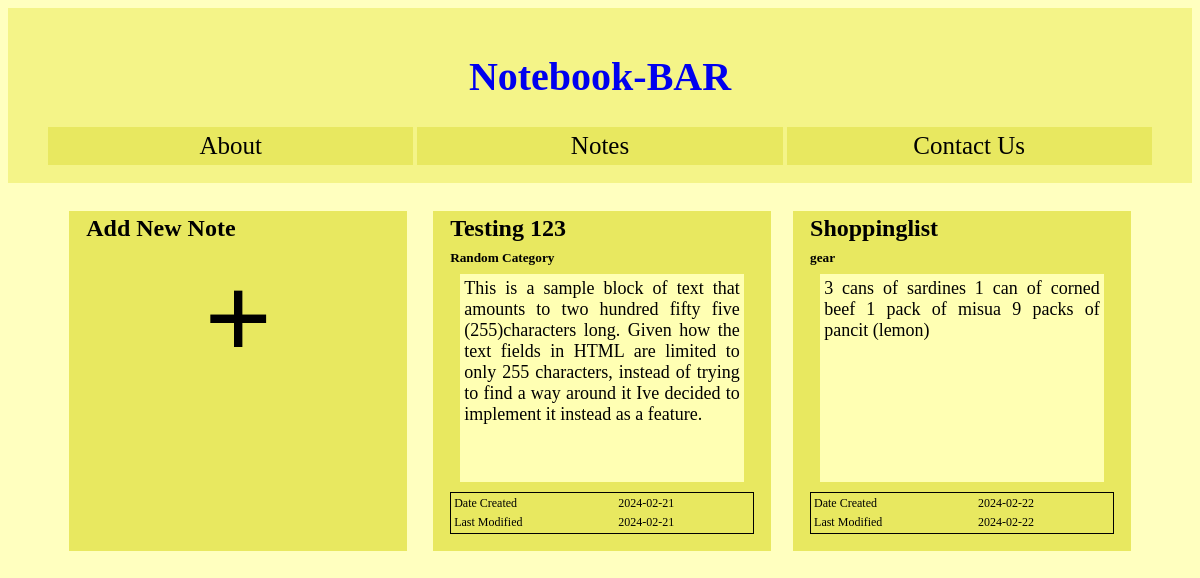
/new_test/index.php, run on the app's committed database.
### tables this page shows
CREATE TABLE `notes` (
  `title` varchar(64) NOT NULL,
  `date_created` date NOT NULL,
  `date_last` date NOT NULL,
  `category` varchar(40) NOT NULL,
  `color` int(2) NOT NULL
);

CREATE TABLE `pages` (
  `owner` varchar(64) NOT NULL,
  `page` int(2) NOT NULL,
  `text` text NOT NULL
);

### new_test/index.php (the view, shortened to what this page needs)
<?php
include 'includes/db.php';
?><!DOCTYPE html>
<html>
<head>
	<link rel="stylesheet" href="css/style.css">
</head>
<header>
	<br />
	<h1> <a href="index.php"> Notebook-BAR </a> </h1>
	<nav>
		<a href="about.html"> About </a>
		<a href="index.php"> Notes </a>
		<a href="contact.html"> Contact Us </a>
	</nav>
	<br />
</header>
<body>
	<div id="bwrap">
		<br>
		<figure>
			<a href="notepad.php">
				<h2 clas="new_note"> Add New Note </h2>
				<b style="font-size: 120px; text-align: center; overflow:  hidden; vertical-align: center;"> + </b>
			</a>
		</figure>
		<?php
		$sql = "SELECT title, date_created, date_last, category, color FROM notes";
		$result = mysqli_query($conn, $sql);
		$notesql = "SELECT text FROM pages WHERE owner LIKE ? AND page LIKE 1";
		$stmt = $conn->prepare($notesql);
		$stmt->bind_param("s", $dtitle);
		while ($row = mysqli_fetch_assoc($result)) {
			$dtitle = $row['title'];
			$stmt->execute();
			$dcat = $row['category'];
			$ddatc = $row['date_created'];
			$ddatl = $row['date_last'];
			$stmt->bind_result($dtxt);
			$stmt->fetch();
			echo "<figure><a href='notepad.php?t=" . $dtitle . "'><h2>" . $dtitle . "</h2><h5>" . $dcat . "</h5><p>" . $dtxt . "</p>	<table class='tbldetails'><colgroup><col span='1' class='dtc1'><col span='1' class='dtc2'></colgroup><tr><td>Date Created</td><td>" . $ddatc . "</td></tr><tr><td>Last Modified</td><td>" . $ddatl . "</td></tr></table></a></figure>";
		}
		?>
	</div>
</body>
</html>

### new_test/css/style.css (style rules this page uses)
html { background: #ffffbf; font-family: Verdana; }
header { width: 100%; margin: 0; text-align: center; background: #f4f488; }
header h1 { font-size: 40px; }
header h1 a { text-decoration: none; padding: 15px 15px 15px 15px; margin: 1px; }
nav a { color: black; display: inline-block; text-decoration: none; width: 30%; background: #e8e860; font-size: 25px; padding: 5px; }
div#bwrap { text-align: center; width: 95%; margin: 0 2.5% 0 2.5%; }
#bwrap figure { width: 30%; min-width: 300px; height: 340px; display: inline-block; margin: 10px 1% 10px 1%; background: #e8e860; vertical-align: top; }
#bwrap figure h2, #bwrap figure h5 { text-align: left; margin: 4px 5% 8px 5%; }
#bwrap figure p { text-align: justify; height: 200px; margin: 0 8% 0 8%; overflow: hidden; font-size: 18px; padding: 4px; background: #ffffb3; }
#bwrap figure a { text-decoration: none; color: black; }
table.tbldetails { margin: 10px auto 10px auto; text-align: left; width: 90%; font-size: 12px; border: 1px solid black; }

### data on the page
notes: title "Testing 123", category "Random Category", pages.text "This is a sample block of text that amounts to two hundred fifty five (255)characters long. Given how the text fields in HTML are limited to only 255 characters, instead of trying to find a way around it Ive decided to implement it instead as a feature.", date_created "2024-02-21", date_last "2024-02-21"
notes: title "Shoppinglist", category "gear", pages.text "3 cans of sardines 1 can of corned beef 1 pack of misua 9 packs of pancit (lemon)", date_created "2024-02-22", date_last "2024-02-22"
